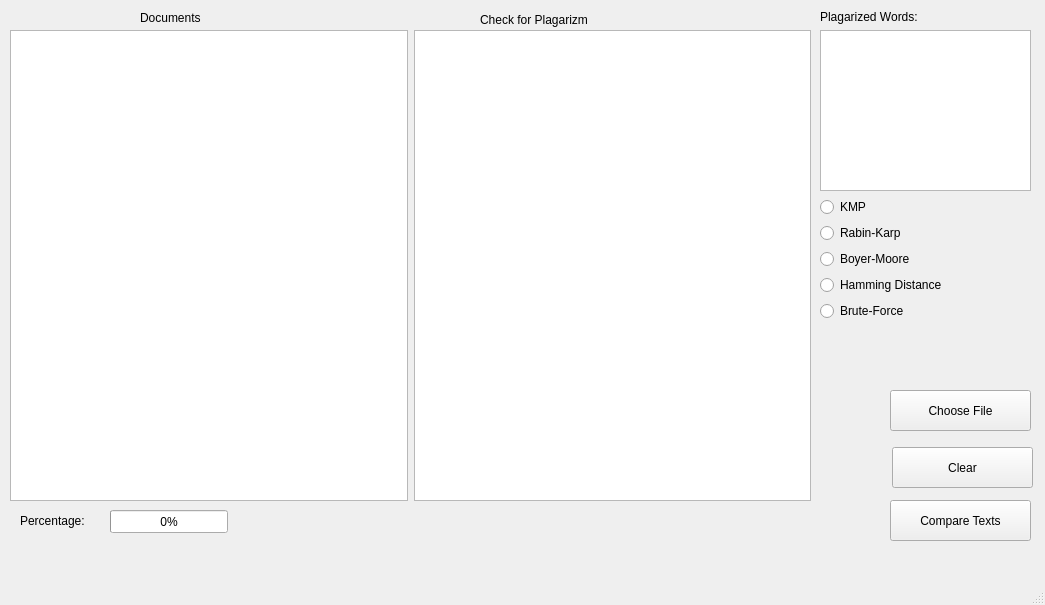
<?xml version="1.0" encoding="UTF-8"?>
<ui version="4.0">
 <class>MainWindow</class>
 <widget class="QMainWindow" name="MainWindow">
  <property name="geometry">
   <rect>
    <x>0</x>
    <y>0</y>
    <width>1045</width>
    <height>605</height>
   </rect>
  </property>
  <property name="windowTitle">
   <string>AntiPlag</string>
  </property>
  <widget class="QWidget" name="centralwidget">
   <widget class="QWidget" name="horizontalLayoutWidget">
    <property name="geometry">
     <rect>
      <x>10</x>
      <y>30</y>
      <width>801</width>
      <height>471</height>
     </rect>
    </property>
    <layout class="QHBoxLayout" name="horizontalLayout">
     <property name="sizeConstraint">
      <enum>QLayout::SetDefaultConstraint</enum>
     </property>
     <item>
      <widget class="QTextEdit" name="textEdit1"/>
     </item>
     <item>
      <widget class="QTextEdit" name="textEdit2"/>
     </item>
    </layout>
   </widget>
   <widget class="QPushButton" name="btCompare">
    <property name="geometry">
     <rect>
      <x>890</x>
      <y>500</y>
      <width>141</width>
      <height>41</height>
     </rect>
    </property>
    <property name="text">
     <string>Compare Texts</string>
    </property>
   </widget>
   <widget class="QLabel" name="txtCdnce">
    <property name="geometry">
     <rect>
      <x>20</x>
      <y>510</y>
      <width>171</width>
      <height>21</height>
     </rect>
    </property>
    <property name="text">
     <string>Percentage:</string>
    </property>
   </widget>
   <widget class="QProgressBar" name="coincidenceBar">
    <property name="geometry">
     <rect>
      <x>110</x>
      <y>510</y>
      <width>118</width>
      <height>23</height>
     </rect>
    </property>
    <property name="value">
     <number>0</number>
    </property>
   </widget>
   <widget class="QWidget" name="verticalLayoutWidget">
    <property name="geometry">
     <rect>
      <x>820</x>
      <y>10</y>
      <width>211</width>
      <height>311</height>
     </rect>
    </property>
    <layout class="QVBoxLayout" name="verticalLayout">
     <item>
      <widget class="QLabel" name="label">
       <property name="text">
        <string>Plagarized Words:</string>
       </property>
      </widget>
     </item>
     <item>
      <widget class="QListView" name="listOfWords"/>
     </item>
     <item>
      <widget class="QRadioButton" name="radioButton">
       <property name="text">
        <string>KMP</string>
       </property>
      </widget>
     </item>
     <item>
      <widget class="QRadioButton" name="radioButton2">
       <property name="text">
        <string>Rabin-Karp</string>
       </property>
      </widget>
     </item>
     <item>
      <widget class="QRadioButton" name="radioButton3">
       <property name="text">
        <string>Boyer-Moore</string>
       </property>
      </widget>
     </item>
     <item>
      <widget class="QRadioButton" name="radioButton5">
       <property name="text">
        <string>Hamming Distance</string>
       </property>
      </widget>
     </item>
     <item>
      <widget class="QRadioButton" name="radioButton4">
       <property name="text">
        <string>Brute-Force</string>
       </property>
      </widget>
     </item>
    </layout>
   </widget>
   <widget class="QPushButton" name="pushButton">
    <property name="geometry">
     <rect>
      <x>890</x>
      <y>390</y>
      <width>141</width>
      <height>41</height>
     </rect>
    </property>
    <property name="text">
     <string>Choose File</string>
    </property>
   </widget>
   <widget class="QPushButton" name="pushButtonClear">
    <property name="geometry">
     <rect>
      <x>892</x>
      <y>447</y>
      <width>141</width>
      <height>41</height>
     </rect>
    </property>
    <property name="text">
     <string>Clear</string>
    </property>
   </widget>
   <widget class="QLabel" name="label_2">
    <property name="geometry">
     <rect>
      <x>140</x>
      <y>10</y>
      <width>141</width>
      <height>16</height>
     </rect>
    </property>
    <property name="text">
     <string>Documents</string>
    </property>
   </widget>
   <widget class="QLabel" name="label_3">
    <property name="geometry">
     <rect>
      <x>480</x>
      <y>10</y>
      <width>241</width>
      <height>20</height>
     </rect>
    </property>
    <property name="text">
     <string>Check for Plagarizm</string>
    </property>
   </widget>
  </widget>
  <widget class="QMenuBar" name="menubar">
   <property name="geometry">
    <rect>
     <x>0</x>
     <y>0</y>
     <width>1045</width>
     <height>26</height>
    </rect>
   </property>
  </widget>
  <widget class="QStatusBar" name="statusbar"/>
 </widget>
 <resources/>
 <connections/>
</ui>
